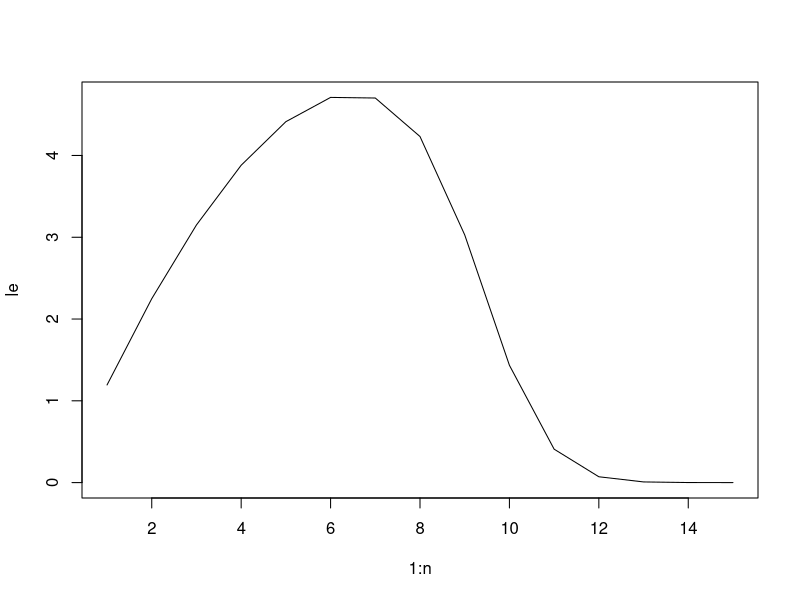
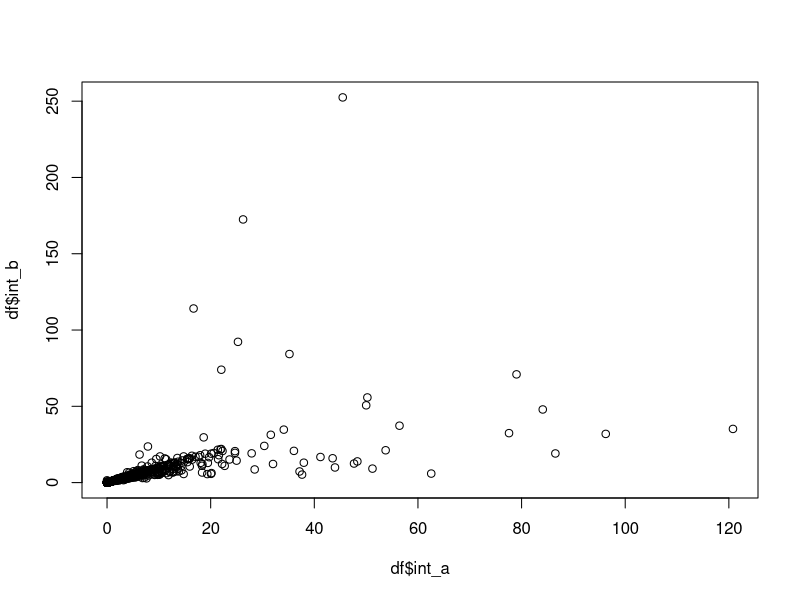
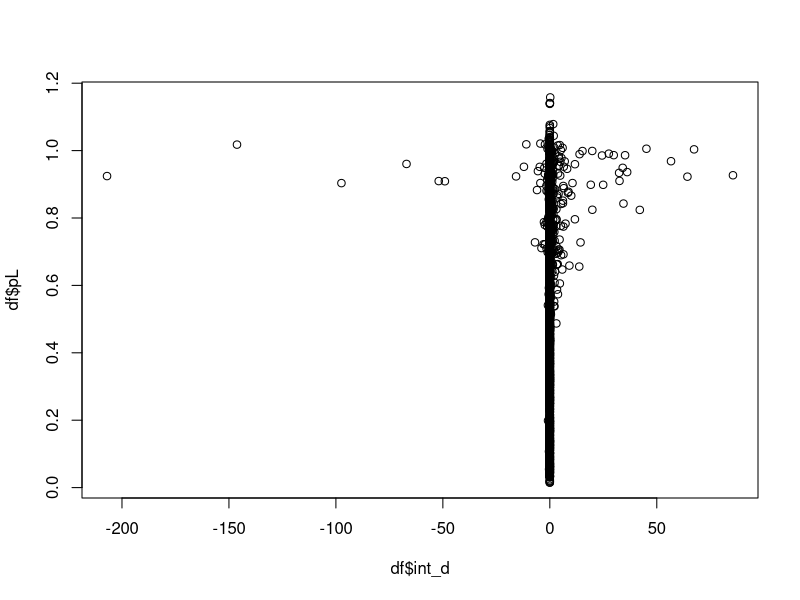
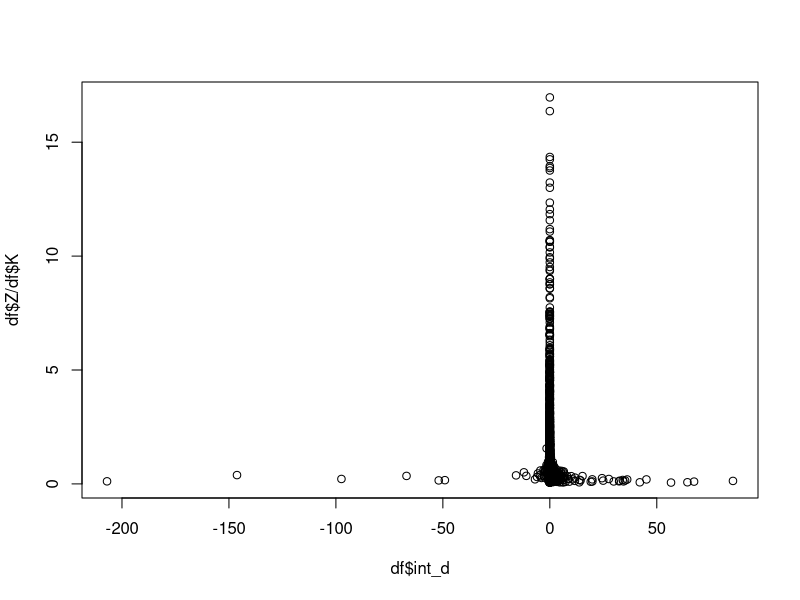
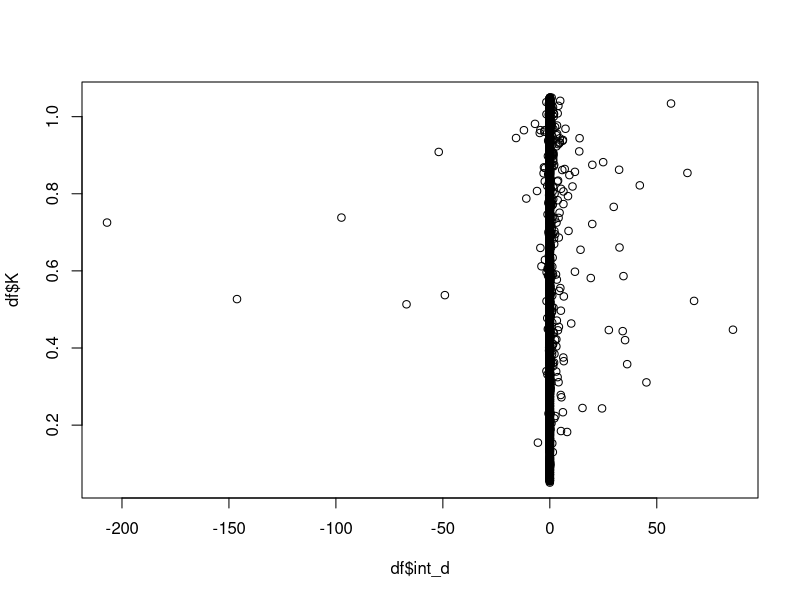
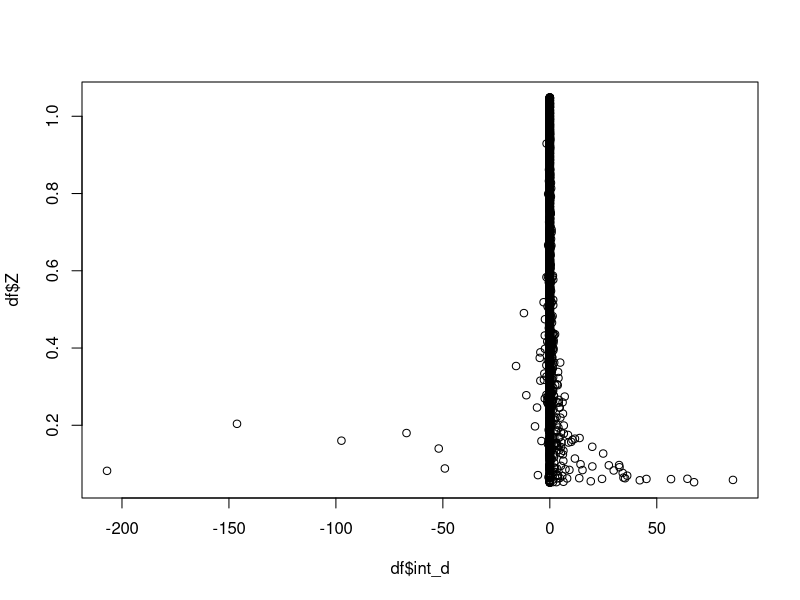
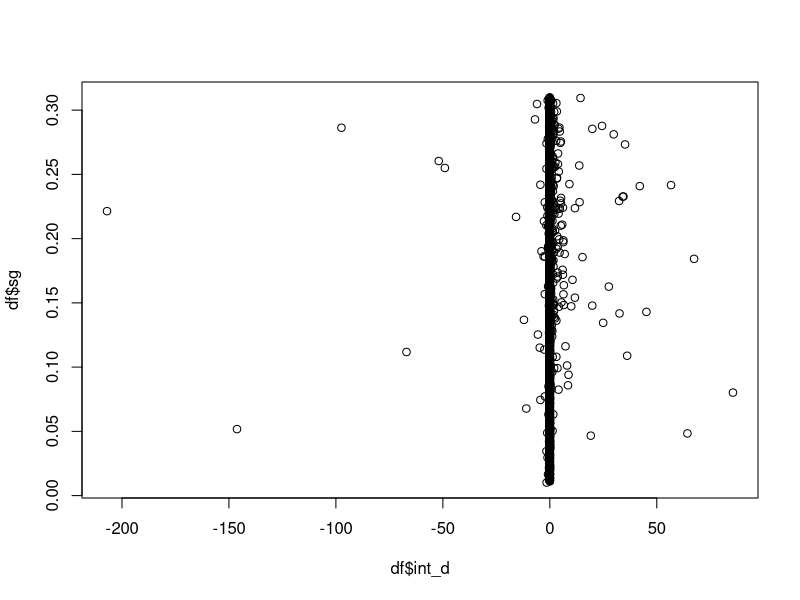
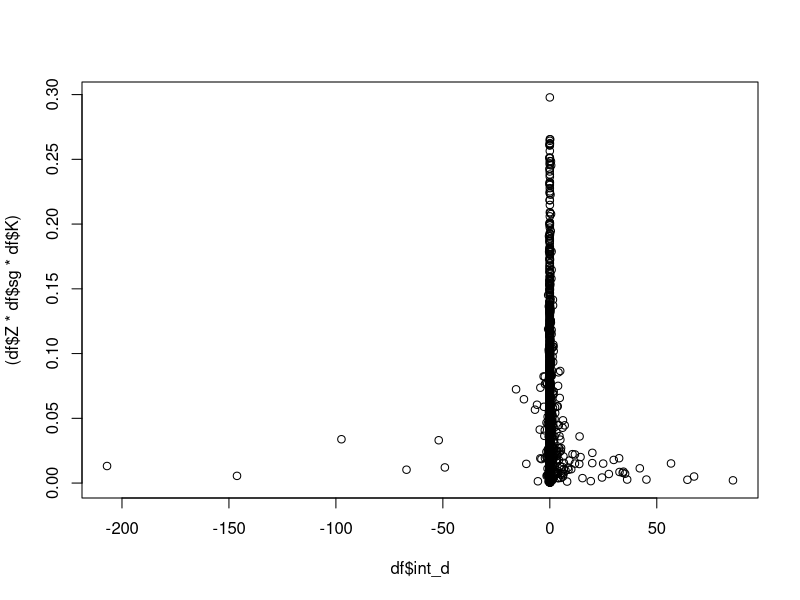

The R script that drew these images, in order: (Note: a time limit stopped this script after it produced the figures.)
## ---- chunk 1
library(statmod)
library(tidyverse)
## ---- chunk 2
gr <- function(a, pL, K, sg, Z) {
  #Calculates the log-normal probability for L/Linf
  mL <- log((1-exp(-K*a)))
  mL[is.na(mL)] <- 0
  x <- (log(pL) - mL)/(sqrt(2)*sg)
  r <- exp(-(x^2) - a*Z)/sg
  return(r)
}

grint <- function(x, pL, K, sg, Z) {
  #Function for lognormal pdf with change of variable to x
  sx <- sqrt(2)*x*sg
  const <- pL*sqrt(2)/K
  r <- exp(-x^2-sx) * (1-pL*exp(-sx))^(Z/K-1)
  r[is.na(r)] <- 0
  r <- r * const 
  return(r)
}

L <- 5
Linf <- 10
K <- 0.2
sg <- 0.1
Z <- 0.3

n <- 15
le <- double(n)
for (i in 1:n) {
  le[i] <- integrate(gr, 0, Inf, i/Linf, K, sg, Z)$value
}
plot(y=le, x=1:n, type="l")

x <- 1
a <- -log(1-(L/Linf)*exp(-sqrt(2)*x*sg))/K

"Should be the same:"
integrate(gr, 0, Inf, L/Linf, K, sg, Z)
integrate(grint, -Inf, Inf, L/Linf, K, sg, Z)
## ---- chunk 3
grintGQ <- function(x, pL, K, sg, Z) {
  #Function for lognormal pdf grint with exp(-x^2) removed for Gauss quadrature
  sx <- sqrt(2)*x*sg
  const <- pL*sqrt(2)/K
  r <- exp(-sx) * (1-pL*exp(-sx))^(Z/K-1)
  r[is.na(r)] <- 0
  r <- r * const 
  return(r)
}

nv <- 20
dg1 <- gauss.quad(nv, kind="hermite")
df <- tibble(L=double(), Linf=double(), pL=double(), K=double(), sg=double(), Z=double(), 
                 int_a = double(), int_b = double(), int_d=double())

for (i in 1:2000) {
  repeat {
    Linf <- 5.0+95*runif(1)
    L <- 1.0+Linf*runif(1)
    K <- 0.05+1.0*runif(1)
    sg <- 0.01+0.3*runif(1)
    Z <- 0.05 + 1.0*runif(1)
    int <- grintGQ(dg1$`nodes`, L/Linf, K, sg, Z)
    int_a <- integrate(gr, 0, Inf, pL=L/Linf, K=K, sg=sg, Z=Z)$value
    int_b <- sum(int*dg1$weights)
    if (int_a>0.000001) break
  }
  df <- rbind(df, tibble(L, Linf, pL=L/Linf, K, sg, Z, 
                         int_a, int_b, int_d=(int_a - int_b)))
}

summary(df)
sum(df$int_d^2)
## ---- chunk 4
plot(x=df$int_a, y=df$int_b)
## ---- chunk 5
plot(x=df$int_d, y=df$pL)
plot(x=df$int_d, y=df$Z/df$K)
plot(x=df$int_d, y=df$K)
plot(x=df$int_d, y=df$Z)
plot(x=df$int_d, y=df$sg)
plot(x=df$int_d, y=(df$Z*df$sg*df$K))
## ---- chunk 6
gam1 <- function(a, alpha, L, Linf, K, Z, b0) {
  AmL <- alpha/(Linf*(1 - b0*exp(-K*a)))
  return((AmL^alpha)*(L^(alpha-1))*exp(-AmL*L-Z*a)/gamma(alpha))
}
alpha <- 10.0
L <- 35
Linf <- 70
K <- 0.2
Z <- 0.1
b0 <- exp(-K*1.0)

integrate(gam1, 0, Inf, alpha, L, Linf, K, Z, b0)
## ---- chunk 7
gam3 <- function(p, alpha, L, Linf, K, Z, b0) {
  AmL <- alpha*(1+p)/Linf
  const <- alpha*L^(alpha-1) * b0^(-Z/K) / (K*Linf*gamma(alpha))
  return(const*(AmL^(alpha-1))*exp(-AmL*L)*(1/p)*((p/(1+p))^(Z/K)))
}
integrate(gam3, 0, Inf, alpha, L, Linf, K, Z, b0)
## ---- chunk 8
gam4 <- function(p, alpha, L, Linf, K, Z, b0) {
  AmL <- alpha*L/Linf
  const <- (AmL^alpha) * exp(-AmL) * b0^(-Z/K) / (K*L*gamma(alpha))
  return(const*((1+p)^(alpha-Z/K-1)) * (p^(Z/K-1)) * exp(-p*AmL))
}
integrate(gam4, 0, Inf, alpha, L, Linf, K, Z, b0)
## ---- chunk 9
gam5 <- function(x, alpha, L, Linf, K, Z, b0) {
  c <- alpha*L/Linf
  m <- Z/K
  const <-  c * b0^(-m) * exp(-c) / (L*K*gamma(alpha))
  return(const*((c+x)^(alpha-m-1)) * (x^(m-1)) * exp(-x))
}
integrate(gam5, 0, Inf, alpha, L, Linf, K, Z, b0)
## ---- chunk 10
V_nv <- seq(10, 100, by=5)
err <- double()
dev <- double()

gam5 <- function(x, alpha, L, Linf, K, Z, b0) {
  c <- alpha*L/Linf
  m <- Z/K
  const <-  c * b0^(-m) * exp(-c) / (L*K*gamma(alpha))
  return(const*((c+x)^(alpha-m-1))) #(x^(m-1)) * exp(-x) has been removed as this is in the LG polynomial
}

for (nv in V_nv) {
  df <- tibble(L=double(), Linf=double(), pL=double(), K=double(), Z=double(), 
               int_a = double(), int_b = double(), int_p=double(), dev=double())

  for (i in 1:20000) {
    repeat {
      Linf <- 5.0+95*runif(1)
      L <- 1.0+Linf*runif(1)
      K <- 0.05+1.0*runif(1)
      Z <- 0.05 + 1.0*runif(1)
      b0 <- exp(-K*runif(1))
      int_aI <- integrate(gam1, 0, Inf, alpha, L, Linf, K=K, Z=Z, b0=b0)
      dg1 <- gauss.quad(nv, kind="laguerre", alpha=Z/K-1)
      int <- gam5(dg1$`nodes`, alpha, L, Linf, K, Z, b0)
      int_b <- sum(int*dg1$weights)
      if (int_aI$value>0.000001) break
    }
    df <- rbind(df, tibble(L, Linf, pL=L/Linf, K, Z, 
                           int_a=int_aI$value, int_b, int_p=(int_aI$value - int_b), 
                           dev = max(0, int_aI$value - int_b - int_aI$abs.error)))
  }
    #summary(df)
  err <- c(err, sum(df$dev^2))
  dev <- c(dev, sum(df$int_p^2))
}
plot(x=V_nv, y=dev)
plot(x=V_nv, y=err)
## ---- chunk 11
nv <- 60L
df <- tibble(L=double(), Linf=double(), pL=double(), K=double(), Z=double(), 
             int_a = double(), int_b = double(), int_p=double(), dev=double())

for (i in 1:20000) {
  repeat {
    Linf <- 5.0+95*runif(1)
    L <- 1.0+Linf*runif(1)
    K <- 0.05+1.0*runif(1)
    Z <- 0.05 + 1.0*runif(1)
    int_x <- integrate(gam1, 0, Inf, alpha, L, Linf, K=K, Z=Z, b0=b0)
    dg1 <- gauss.quad(nv, kind="laguerre", alpha=Z/K-1)
    int <- gam5(dg1$`nodes`, alpha, L, Linf, K, Z, b0)
    int_b <- sum(int*dg1$weights)
    if (int_x$value > 0.000001) break
  }
  df <- rbind(df, tibble(L, Linf, pL=L/Linf, K, Z,
                         int_a=int_x$value, int_b, int_p=(int_x$value - int_b), 
                         dev = max(0, int_x$value - int_b - int_x$abs.error)))
}

plot(x=df$int_a, y=df$int_b)
plot(x=df$int_p, y=df$pL)
plot(x=df$int_p, y=df$K/df$Z)
plot(x=df$int_p, y=df$Z/df$K)
plot(x=df$int_p, y=df$K)
plot(x=df$int_p, y=df$Z)
